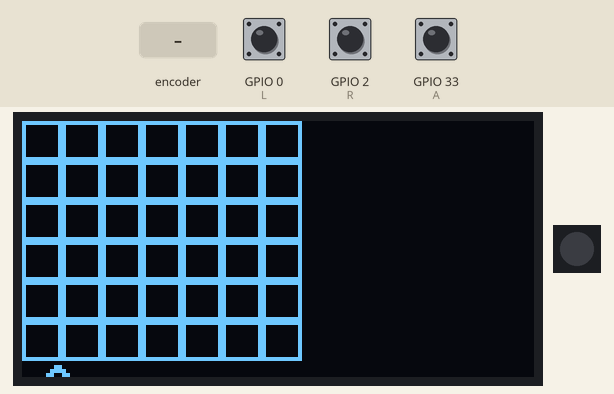
Bench run of a program on a simulated ESP32 board running MicroPython. On the bench: 128×64 one-colour display, 1 RGB LEDs in strip order, left to right. Inputs (shaded band) come from the test bench; at power-on: GPIO 2 (R) HIGH, GPIO 0 (L) HIGH, GPIO 33 (A) HIGH. Library files of the repository ran but are not shown: ssd1306.py.

Above: at 1.2 s.
1.3 s: GPIO 2 (R) pulled LOW for 1 s
At 2.4 s:
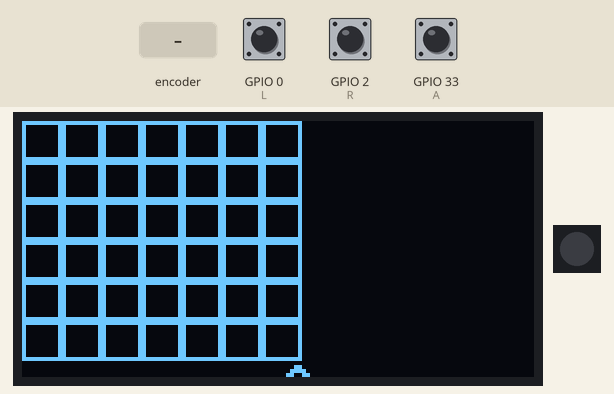
3.8 s: rotary encoder on GPIO 33 (A) / GPIO 32 (B) turned 1 step (first pin leading)
5.5 s: GPIO 0 (L) pulled LOW for 0.15 s
At 6.7 s:
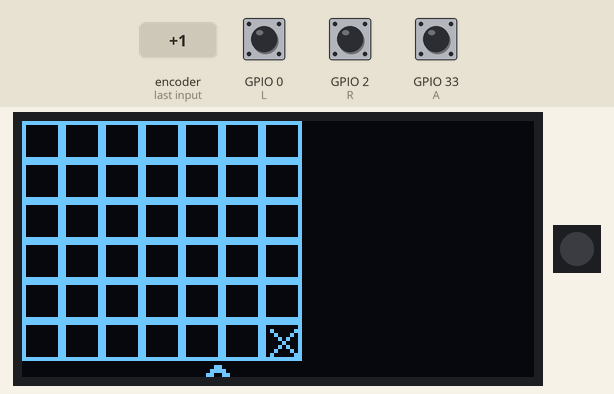
7.1 s: GPIO 0 (L) pulled LOW for 1 s
At 7.27 s:
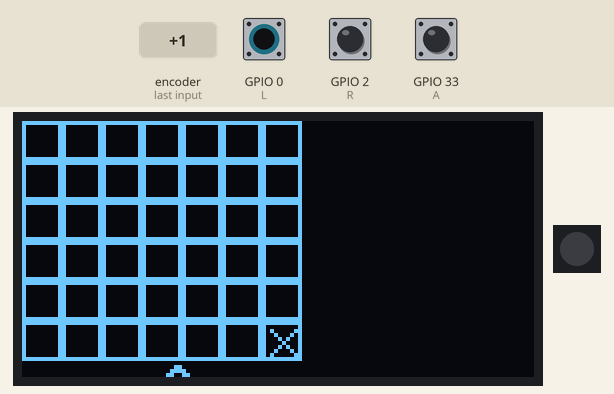
9.6 s: rotary encoder on GPIO 33 (A) / GPIO 32 (B) turned 3 steps (first pin leading)
At 10.7 s:
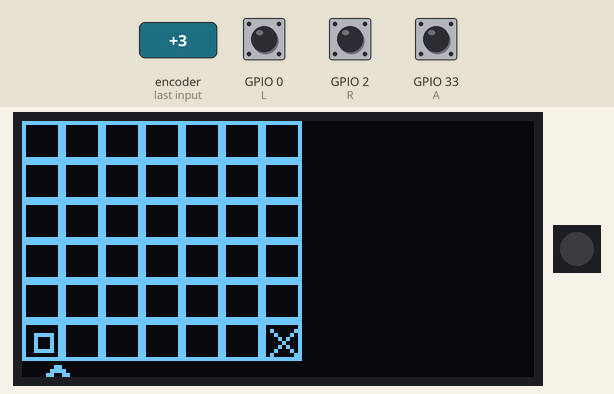
11.7 s: GPIO 2 (R) pulled LOW for 0.15 s
At 12.9 s:
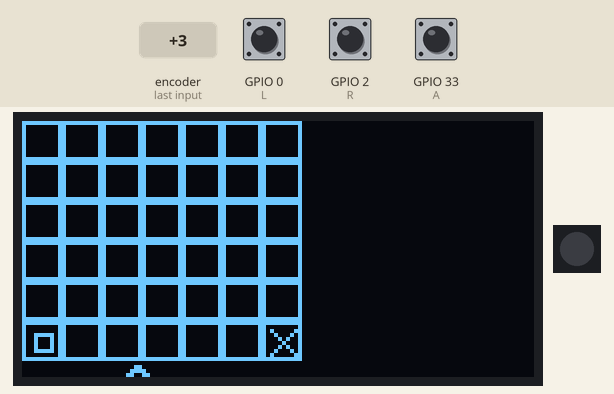
Timing chart, 0 to 14.3 s (numbered marks = the images above; inputs shaded):
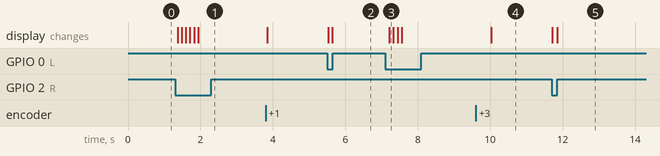

The program:

four.py
```python
from badge import oled, btn
from time import sleep_ms

# Define constants
CELL_SIZE = 10
GRID_WIDTH = 7
GRID_HEIGHT = 6
DISPLAY_WIDTH = 128
DISPLAY_HEIGHT = 64

# Define shapes
SHAPE_EMPTY = 0
SHAPE_CROSS = 1
SHAPE_CIRCLE = 2

class ConnectFourGame:
    def __init__(self):
        self.grid = [[SHAPE_EMPTY for _ in range(GRID_WIDTH)] for _ in range(GRID_HEIGHT)]
        self.current_player = SHAPE_CROSS
        self.selected_column = 0

    def draw(self):
        oled.fill(0)

        # Draw grid lines
        for i in range(GRID_WIDTH):
            for j in range(GRID_HEIGHT):
                oled.rect(i * CELL_SIZE, j * CELL_SIZE, CELL_SIZE, CELL_SIZE, 1)

        # Draw discs
        for i in range(GRID_WIDTH):
            for j in range(GRID_HEIGHT):
                if self.grid[j][i] == SHAPE_CROSS:
                    draw_cross(i, j)
                elif self.grid[j][i] == SHAPE_CIRCLE:
                    draw_circle(i, j)

        # Draw arrow indicating the column where the next piece will be dropped
        arrow_x = self.selected_column * CELL_SIZE + CELL_SIZE // 2
        arrow_y = GRID_HEIGHT * CELL_SIZE
        oled.text('^', arrow_x, arrow_y, 1)

        oled.show()

    def handle_input(self):
        if btn.L.value() == 0:
            if self.selected_column > 0:
                self.selected_column -= 1
        elif btn.R.value() == 0:
            if self.selected_column < GRID_WIDTH - 1:
                self.selected_column += 1
        elif btn.A.value() == 0:
            self.drop_disc()

    def drop_disc(self):
        for row in range(GRID_HEIGHT - 1, -1, -1):
            if self.grid[row][self.selected_column] == SHAPE_EMPTY:
                self.grid[row][self.selected_column] = self.current_player
                self.current_player = SHAPE_CIRCLE if self.current_player == SHAPE_CROSS else SHAPE_CROSS
                break

    def check_winner(self):
        # Check horizontally
        for row in range(GRID_HEIGHT):
            for col in range(GRID_WIDTH - 3):
                if self.grid[row][col] == self.grid[row][col + 1] == self.grid[row][col + 2] == self.grid[row][col + 3] != SHAPE_EMPTY:
                    return self.grid[row][col]

        # Check vertically
        for row in range(GRID_HEIGHT - 3):
            for col in range(GRID_WIDTH):
                if self.grid[row][col] == self.grid[row + 1][col] == self.grid[row + 2][col] == self.grid[row + 3][col] != SHAPE_EMPTY:
                    return self.grid[row][col]

        # Check diagonally (positive slope)
        for row in range(GRID_HEIGHT - 3):
            for col in range(GRID_WIDTH - 3):
                if self.grid[row][col] == self.grid[row + 1][col + 1] == self.grid[row + 2][col + 2] == self.grid[row + 3][col + 3] != SHAPE_EMPTY:
                    return self.grid[row][col]

        # Check diagonally (negative slope)
        for row in range(3, GRID_HEIGHT):
            for col in range(GRID_WIDTH - 3):
                if self.grid[row][col] == self.grid[row - 1][col + 1] == self.grid[row - 2][col + 2] == self.grid[row - 3][col + 3] != SHAPE_EMPTY:
                    return self.grid[row][col]

        # No winner
        return SHAPE_EMPTY

def draw_cross(col, row):
    x = col * CELL_SIZE
    y = row * CELL_SIZE
    oled.line(x + 2, y + 2, x + CELL_SIZE - 2, y + CELL_SIZE - 2, 1)
    oled.line(x + CELL_SIZE - 2, y + 2, x + 2, y + CELL_SIZE - 2, 1)

def draw_circle(col, row):
    x_center = col * CELL_SIZE + CELL_SIZE // 2
    y_center = row * CELL_SIZE + CELL_SIZE // 2
    radius = CELL_SIZE // 2 - 2
    oled.circle(x_center, y_center, radius, 1)

def app_start():
    game = ConnectFourGame()

    while True:
        game.handle_input()
        game.draw()
        winner = game.check_winner()
        if winner != SHAPE_EMPTY:
            oled.fill(0)
            if winner == SHAPE_CROSS:
                oled.text("Cross Wins!", 20, 28, 1)
            else:
                oled.text("Circle Wins!", 20, 28, 1)
            oled.show()
            break
        sleep_ms(100)

    while True:
        if btn.B.value() == 0:
            return

app_start()
```

badge.py
```python
import network
import ssd1306
from neopixel import NeoPixel
from machine import Pin,I2C,ADC

class btn:
	U=Pin(15,Pin.IN,Pin.PULL_UP)
	D=Pin(4,Pin.IN,Pin.PULL_UP)
	L=Pin(0,Pin.IN,Pin.PULL_UP)
	R=Pin(2,Pin.IN,Pin.PULL_UP)
	A=Pin(33,Pin.IN,Pin.PULL_UP)
	B=Pin(32,Pin.IN,Pin.PULL_UP)

i2c = I2C(scl=Pin(22),sda=Pin(21),freq=10000000)
oled = ssd1306.SSD1306_I2C(128,64,i2c,0x3c)

np = NeoPixel(Pin(13), 1)

def readConfig():
	import ujson
	config = ujson.load(open('/config.json'))
	return config

def writeConfig(config): # Use responsibly
	cfile = open('/config.json','w')
	import ujson
	ujson.dump(config, cfile)
	cfile.close()

wlanSTA = network.WLAN(network.STA_IF)
wlan = wlanSTA
def connectWifi(creds=-1):
	if creds == -1: creds = readConfig()['wifi']
	wlan.active(True)
	wlan.connect(creds[0],creds[1])
	return wlan

wlanAP = network.WLAN(network.AP_IF)
class battery:
	def __init__(self,vadc=35):
		self.VBAT = ADC(Pin(vadc))
		self.VBAT.width(ADC.WIDTH_12BIT)
		self.VBAT.atten(ADC.ATTN_11DB)
		self.CALIB = 3.6 * 2
		self.VMIN = round(3.4 / self.CALIB * 4096)
		self.VMAX = round(4.3 / self.CALIB * 4096)
	def voltage(self): return self.VBAT.read() / 4096 * self.CALIB
	def percentage(self): return (self.VBAT.read() - self.VMIN) / (self.VMAX - self.VMIN)

BAT = battery()
```

Measured:
- after the input at 1.3 s, the display: first changes after 0.07 s (image 1 shows a later state)
- after the input at 5.5 s, the display: first changes at once (image 2 shows a later state)
- after the input at 7.1 s, the display: changes after 0.12 s (image 3)
- after the input at 9.6 s, the display: changes after 0.43 s (image 4)
- after the input at 11.7 s, the display: first changes at once (image 5 shows a later state)
